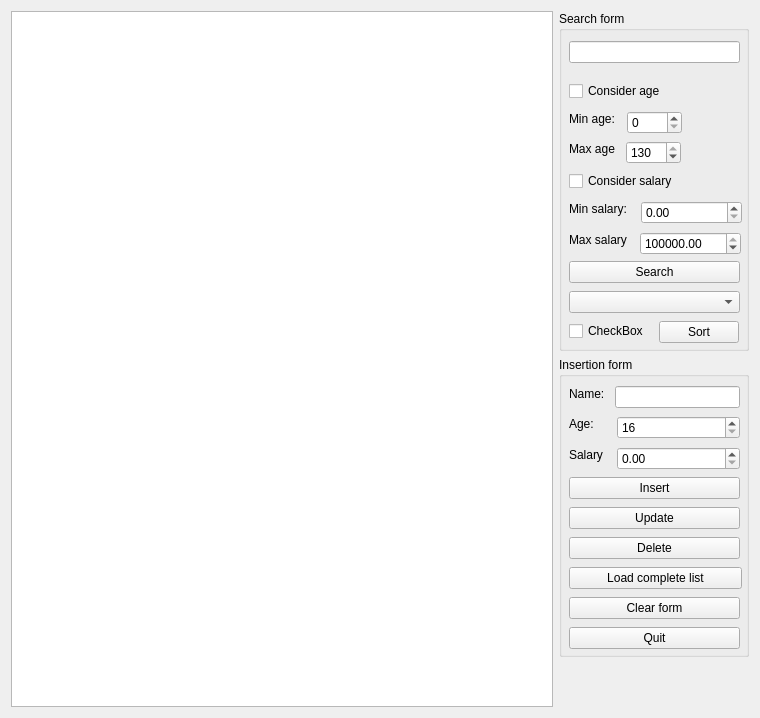
<?xml version="1.0" encoding="UTF-8"?>
<ui version="4.0">
 <class>MainWindow</class>
 <widget class="QMainWindow" name="MainWindow">
  <property name="geometry">
   <rect>
    <x>0</x>
    <y>0</y>
    <width>760</width>
    <height>718</height>
   </rect>
  </property>
  <property name="minimumSize">
   <size>
    <width>760</width>
    <height>718</height>
   </size>
  </property>
  <property name="windowTitle">
   <string>MainWindow</string>
  </property>
  <widget class="QWidget" name="centralWidget">
   <layout class="QGridLayout" name="gridLayout">
    <item row="0" column="0">
     <layout class="QHBoxLayout" name="horizontalLayout">
      <item>
       <widget class="QTableView" name="tableView">
        <property name="minimumSize">
         <size>
          <width>540</width>
          <height>690</height>
         </size>
        </property>
        <property name="maximumSize">
         <size>
          <width>16777215</width>
          <height>16777215</height>
         </size>
        </property>
       </widget>
      </item>
      <item>
       <layout class="QVBoxLayout" name="verticalLayout">
        <item>
         <widget class="QGroupBox" name="groupBox_2">
          <property name="minimumSize">
           <size>
            <width>190</width>
            <height>340</height>
           </size>
          </property>
          <property name="maximumSize">
           <size>
            <width>190</width>
            <height>340</height>
           </size>
          </property>
          <property name="title">
           <string>Search form</string>
          </property>
          <widget class="QDoubleSpinBox" name="spinBoxMaxSalary">
           <property name="geometry">
            <rect>
             <x>81</x>
             <y>221</y>
             <width>101</width>
             <height>23</height>
            </rect>
           </property>
           <property name="maximum">
            <double>999999999.000000000000000</double>
           </property>
           <property name="value">
            <double>100000.000000000000000</double>
           </property>
          </widget>
          <widget class="QPushButton" name="btnSearch">
           <property name="geometry">
            <rect>
             <x>10</x>
             <y>250</y>
             <width>171</width>
             <height>22</height>
            </rect>
           </property>
           <property name="text">
            <string>Search</string>
           </property>
          </widget>
          <widget class="QCheckBox" name="checkBoxAge">
           <property name="geometry">
            <rect>
             <x>10</x>
             <y>70</y>
             <width>104</width>
             <height>20</height>
            </rect>
           </property>
           <property name="text">
            <string>Consider age</string>
           </property>
          </widget>
          <widget class="QLabel" name="label_5">
           <property name="geometry">
            <rect>
             <x>10</x>
             <y>130</y>
             <width>51</width>
             <height>16</height>
            </rect>
           </property>
           <property name="text">
            <string>Max age</string>
           </property>
          </widget>
          <widget class="QLabel" name="label_7">
           <property name="geometry">
            <rect>
             <x>10</x>
             <y>221</y>
             <width>65</width>
             <height>16</height>
            </rect>
           </property>
           <property name="text">
            <string>Max salary</string>
           </property>
          </widget>
          <widget class="QSpinBox" name="spinBoxMinAge">
           <property name="geometry">
            <rect>
             <x>68</x>
             <y>100</y>
             <width>55</width>
             <height>23</height>
            </rect>
           </property>
           <property name="minimum">
            <number>0</number>
           </property>
           <property name="maximum">
            <number>130</number>
           </property>
          </widget>
          <widget class="QSpinBox" name="spinBoxMaxAge">
           <property name="geometry">
            <rect>
             <x>67</x>
             <y>130</y>
             <width>55</width>
             <height>23</height>
            </rect>
           </property>
           <property name="minimum">
            <number>0</number>
           </property>
           <property name="maximum">
            <number>130</number>
           </property>
           <property name="value">
            <number>130</number>
           </property>
          </widget>
          <widget class="QLabel" name="label_6">
           <property name="geometry">
            <rect>
             <x>10</x>
             <y>190</y>
             <width>66</width>
             <height>16</height>
            </rect>
           </property>
           <property name="text">
            <string>Min salary:</string>
           </property>
          </widget>
          <widget class="QLineEdit" name="txtSearch">
           <property name="geometry">
            <rect>
             <x>10</x>
             <y>30</y>
             <width>171</width>
             <height>22</height>
            </rect>
           </property>
           <property name="minimumSize">
            <size>
             <width>150</width>
             <height>0</height>
            </size>
           </property>
          </widget>
          <widget class="QDoubleSpinBox" name="spinBoxMinSalary">
           <property name="geometry">
            <rect>
             <x>82</x>
             <y>190</y>
             <width>101</width>
             <height>23</height>
            </rect>
           </property>
           <property name="minimum">
            <double>0.000000000000000</double>
           </property>
           <property name="maximum">
            <double>999999999.000000000000000</double>
           </property>
          </widget>
          <widget class="QLabel" name="label_4">
           <property name="geometry">
            <rect>
             <x>10</x>
             <y>100</y>
             <width>52</width>
             <height>16</height>
            </rect>
           </property>
           <property name="text">
            <string>Min age:</string>
           </property>
          </widget>
          <widget class="QCheckBox" name="checkBoxSalary">
           <property name="geometry">
            <rect>
             <x>10</x>
             <y>160</y>
             <width>118</width>
             <height>20</height>
            </rect>
           </property>
           <property name="text">
            <string>Consider salary</string>
           </property>
          </widget>
          <widget class="QComboBox" name="cmbSort">
           <property name="geometry">
            <rect>
             <x>10</x>
             <y>280</y>
             <width>171</width>
             <height>22</height>
            </rect>
           </property>
           <property name="currentIndex">
            <number>-1</number>
           </property>
          </widget>
          <widget class="QCheckBox" name="checkBoxDecOrder">
           <property name="geometry">
            <rect>
             <x>10</x>
             <y>310</y>
             <width>85</width>
             <height>20</height>
            </rect>
           </property>
           <property name="text">
            <string>CheckBox</string>
           </property>
          </widget>
          <widget class="QPushButton" name="btnSort">
           <property name="geometry">
            <rect>
             <x>100</x>
             <y>310</y>
             <width>80</width>
             <height>22</height>
            </rect>
           </property>
           <property name="text">
            <string>Sort</string>
           </property>
          </widget>
         </widget>
        </item>
        <item>
         <widget class="QGroupBox" name="groupBox">
          <property name="minimumSize">
           <size>
            <width>190</width>
            <height>300</height>
           </size>
          </property>
          <property name="maximumSize">
           <size>
            <width>190</width>
            <height>300</height>
           </size>
          </property>
          <property name="title">
           <string>Insertion form</string>
          </property>
          <widget class="QDoubleSpinBox" name="spinBoxSalary">
           <property name="geometry">
            <rect>
             <x>58</x>
             <y>90</y>
             <width>123</width>
             <height>23</height>
            </rect>
           </property>
           <property name="minimumSize">
            <size>
             <width>123</width>
             <height>0</height>
            </size>
           </property>
           <property name="maximumSize">
            <size>
             <width>123</width>
             <height>16777215</height>
            </size>
           </property>
           <property name="maximum">
            <double>99999999.000000000000000</double>
           </property>
          </widget>
          <widget class="QSpinBox" name="spinBoxAge">
           <property name="geometry">
            <rect>
             <x>58</x>
             <y>59</y>
             <width>123</width>
             <height>23</height>
            </rect>
           </property>
           <property name="minimumSize">
            <size>
             <width>123</width>
             <height>0</height>
            </size>
           </property>
           <property name="maximumSize">
            <size>
             <width>123</width>
             <height>16777215</height>
            </size>
           </property>
           <property name="minimum">
            <number>16</number>
           </property>
           <property name="maximum">
            <number>130</number>
           </property>
          </widget>
          <widget class="QLineEdit" name="txtName">
           <property name="geometry">
            <rect>
             <x>56</x>
             <y>29</y>
             <width>125</width>
             <height>22</height>
            </rect>
           </property>
           <property name="minimumSize">
            <size>
             <width>125</width>
             <height>0</height>
            </size>
           </property>
           <property name="maximumSize">
            <size>
             <width>125</width>
             <height>16777215</height>
            </size>
           </property>
          </widget>
          <widget class="QLabel" name="label_2">
           <property name="geometry">
            <rect>
             <x>10</x>
             <y>59</y>
             <width>42</width>
             <height>16</height>
            </rect>
           </property>
           <property name="minimumSize">
            <size>
             <width>42</width>
             <height>0</height>
            </size>
           </property>
           <property name="maximumSize">
            <size>
             <width>42</width>
             <height>16777215</height>
            </size>
           </property>
           <property name="text">
            <string>Age:</string>
           </property>
          </widget>
          <widget class="QLabel" name="label">
           <property name="geometry">
            <rect>
             <x>10</x>
             <y>29</y>
             <width>40</width>
             <height>16</height>
            </rect>
           </property>
           <property name="minimumSize">
            <size>
             <width>40</width>
             <height>0</height>
            </size>
           </property>
           <property name="maximumSize">
            <size>
             <width>40</width>
             <height>16777215</height>
            </size>
           </property>
           <property name="text">
            <string>Name:</string>
           </property>
          </widget>
          <widget class="QLabel" name="label_3">
           <property name="geometry">
            <rect>
             <x>10</x>
             <y>90</y>
             <width>42</width>
             <height>16</height>
            </rect>
           </property>
           <property name="minimumSize">
            <size>
             <width>42</width>
             <height>0</height>
            </size>
           </property>
           <property name="maximumSize">
            <size>
             <width>42</width>
             <height>16777215</height>
            </size>
           </property>
           <property name="text">
            <string>Salary</string>
           </property>
          </widget>
          <widget class="QPushButton" name="btnInsert">
           <property name="geometry">
            <rect>
             <x>10</x>
             <y>120</y>
             <width>171</width>
             <height>22</height>
            </rect>
           </property>
           <property name="minimumSize">
            <size>
             <width>60</width>
             <height>0</height>
            </size>
           </property>
           <property name="maximumSize">
            <size>
             <width>16777215</width>
             <height>16777215</height>
            </size>
           </property>
           <property name="text">
            <string>Insert</string>
           </property>
          </widget>
          <widget class="QPushButton" name="btnUpdate">
           <property name="geometry">
            <rect>
             <x>10</x>
             <y>150</y>
             <width>171</width>
             <height>22</height>
            </rect>
           </property>
           <property name="minimumSize">
            <size>
             <width>60</width>
             <height>0</height>
            </size>
           </property>
           <property name="maximumSize">
            <size>
             <width>16777215</width>
             <height>16777215</height>
            </size>
           </property>
           <property name="text">
            <string>Update</string>
           </property>
          </widget>
          <widget class="QPushButton" name="btnDelete">
           <property name="geometry">
            <rect>
             <x>10</x>
             <y>180</y>
             <width>171</width>
             <height>22</height>
            </rect>
           </property>
           <property name="minimumSize">
            <size>
             <width>60</width>
             <height>0</height>
            </size>
           </property>
           <property name="maximumSize">
            <size>
             <width>16777215</width>
             <height>16777215</height>
            </size>
           </property>
           <property name="text">
            <string>Delete</string>
           </property>
          </widget>
          <widget class="QPushButton" name="btnLoadCompleteList">
           <property name="geometry">
            <rect>
             <x>10</x>
             <y>210</y>
             <width>173</width>
             <height>22</height>
            </rect>
           </property>
           <property name="minimumSize">
            <size>
             <width>173</width>
             <height>0</height>
            </size>
           </property>
           <property name="maximumSize">
            <size>
             <width>16777215</width>
             <height>16777215</height>
            </size>
           </property>
           <property name="text">
            <string>Load complete list</string>
           </property>
          </widget>
          <widget class="QPushButton" name="btnQuit">
           <property name="geometry">
            <rect>
             <x>10</x>
             <y>270</y>
             <width>171</width>
             <height>22</height>
            </rect>
           </property>
           <property name="minimumSize">
            <size>
             <width>60</width>
             <height>0</height>
            </size>
           </property>
           <property name="maximumSize">
            <size>
             <width>16777215</width>
             <height>16777215</height>
            </size>
           </property>
           <property name="text">
            <string>Quit</string>
           </property>
          </widget>
          <widget class="QPushButton" name="btnClearForm">
           <property name="geometry">
            <rect>
             <x>10</x>
             <y>240</y>
             <width>171</width>
             <height>22</height>
            </rect>
           </property>
           <property name="text">
            <string>Clear form</string>
           </property>
          </widget>
         </widget>
        </item>
        <item>
         <spacer name="verticalSpacer">
          <property name="orientation">
           <enum>Qt::Vertical</enum>
          </property>
          <property name="sizeHint" stdset="0">
           <size>
            <width>20</width>
            <height>40</height>
           </size>
          </property>
         </spacer>
        </item>
       </layout>
      </item>
     </layout>
    </item>
   </layout>
  </widget>
  <action name="action_edit_register">
   <property name="text">
    <string>Edit register</string>
   </property>
  </action>
  <action name="action_remove_register">
   <property name="text">
    <string>Remove register</string>
   </property>
  </action>
  <action name="action_load_full_list">
   <property name="text">
    <string>Load full list</string>
   </property>
  </action>
 </widget>
 <layoutdefault spacing="6" margin="11"/>
 <resources/>
 <connections>
  <connection>
   <sender>btnQuit</sender>
   <signal>clicked()</signal>
   <receiver>MainWindow</receiver>
   <slot>close()</slot>
   <hints>
    <hint type="sourcelabel">
     <x>501</x>
     <y>302</y>
    </hint>
    <hint type="destinationlabel">
     <x>592</x>
     <y>348</y>
    </hint>
   </hints>
  </connection>
 </connections>
</ui>
